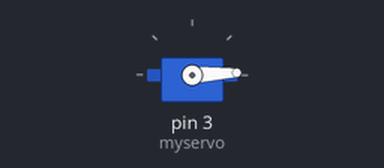
The sketch below on a simulated Arduino Uno, built with avr-gcc and run on an emulated ATmega328P. Shown: servo.

Above: at 0.05 s.
At 1.3 s:
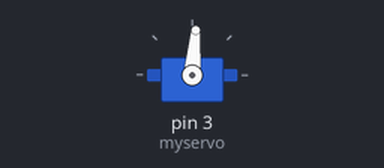
At 2.6 s:
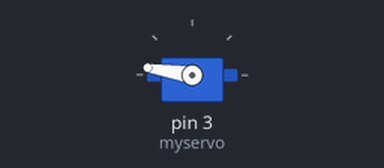
At 5.2 s:
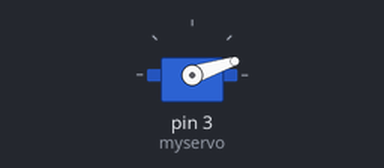
Timing chart, 0 to 8.4 s (numbered marks = the images above):
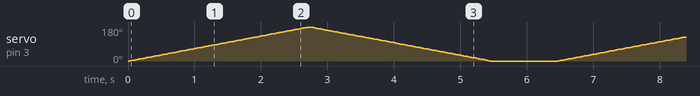

The sketch:

Servo.ino
```cpp
#include<Servo.h>

Servo myservo;

void setup() {
  // put your setup code here, to run once:
  myservo.attach(3);
}

void loop() {
  // put your main code here, to run repeatedly:
  for(int i = 0; i <=180; ++i){
    myservo.write(i);
    delay(15);
  }
  for(int i = 180; i >=0; --i){
    myservo.write(i);
    delay(15);
  }
  myservo.write(0);
  delay(1000);
}
```
